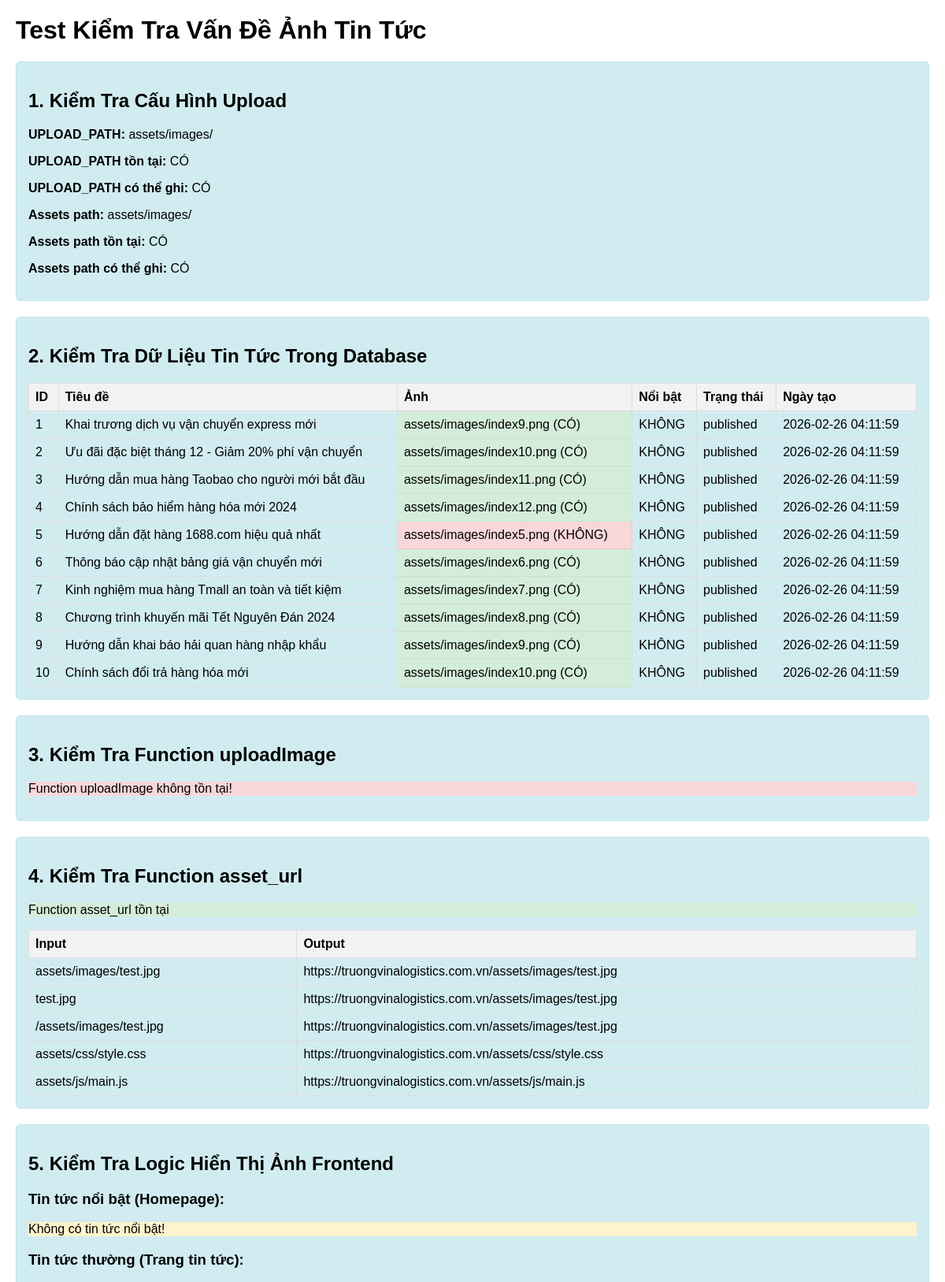
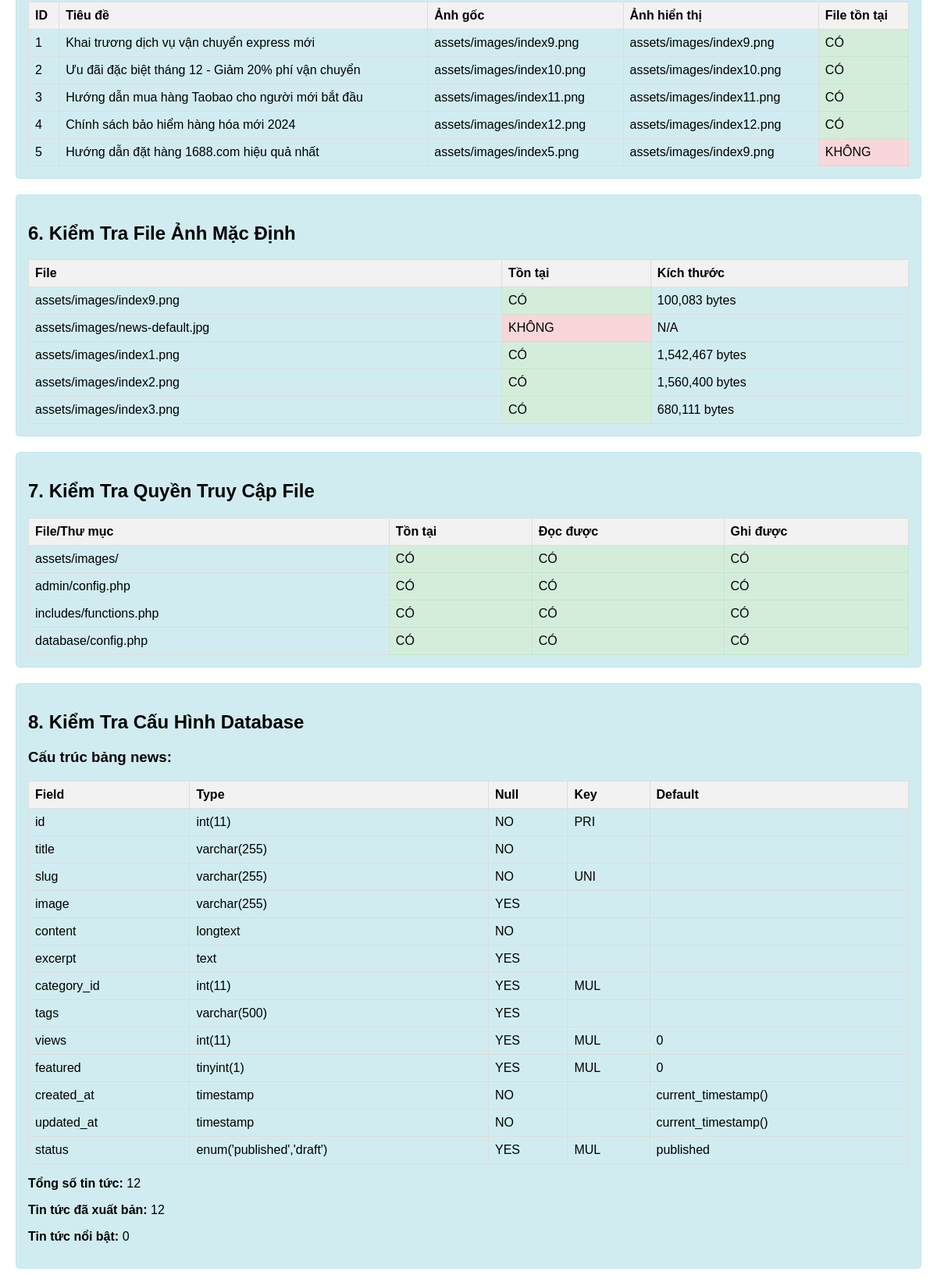
Screenshot of /test-news-image-issues.php (upper part) with the database file from the repository (2 pictures, top to bottom).
### tables this page shows
CREATE TABLE news (
  id int(11) NOT NULL AUTO_INCREMENT,
  title varchar(255) NOT NULL,
  slug varchar(255) NOT NULL UNIQUE,
  image varchar(255) DEFAULT NULL,
  content longtext NOT NULL,
  excerpt text DEFAULT NULL,
  category_id int(11) DEFAULT NULL,
  tags varchar(500) DEFAULT NULL,
  views int(11) DEFAULT 0,
  featured tinyint(1) DEFAULT 0,
  created_at timestamp NOT NULL DEFAULT CURRENT_TIMESTAMP,
  updated_at timestamp NOT NULL DEFAULT CURRENT_TIMESTAMP ON UPDATE CURRENT_TIMESTAMP,
  status enum('published','draft') DEFAULT 'published',
  PRIMARY KEY (id),
  INDEX idx_slug (slug),
  INDEX idx_status (status),
  INDEX idx_category (category_id),
  INDEX idx_featured (featured),
  INDEX idx_views (views),
  FOREIGN KEY (category_id) REFERENCES news_categories(id) ON DELETE SET NULL
);

### includes/functions.php (called while the page is built, shortened)
<?php
function asset_url($path) {
    $path = trim($path);
    if (strpos($path, '/') === false) {
        $rootFiles = ['logo.jpg', 'logo-removebg.png', 'qr_code.jpg'];
        if (in_array(strtolower($path), $rootFiles, true)) {
            $path = '/' . $path;
        } else {
        if (preg_match('/\.(png|jpe?g|gif|svg|webp)$/i', $path)) {
            $path = 'assets/images/' . $path;
        } elseif (preg_match('/\.js$/i', $path)) {
            $path = 'assets/js/' . $path;
        } elseif (preg_match('/\.css$/i', $path)) {
            $path = 'assets/css/' . $path;
        }
        }
    }
    if ($path[0] !== '/') {
        $path = '/' . $path;
    }
    if (defined('APP_URL') && APP_URL) {
        return rtrim(APP_URL, '/') . $path;
    }
    return $path;
}
?>

### test-news-image-issues.php (the view, shortened to what this page needs)
<?php
require_once 'database/config.php';
require_once 'includes/functions.php';
echo "<h1>Test Kiểm Tra Vấn Đề Ảnh Tin Tức</h1>\n";
echo "<div class='test-section info'>\n";
echo "<h2>1. Kiểm Tra Cấu Hình Upload</h2>\n";
if (defined('UPLOAD_PATH')) {
    echo "<p><strong>UPLOAD_PATH:</strong> " . UPLOAD_PATH . "</p>\n";
    echo "<p><strong>UPLOAD_PATH tồn tại:</strong> " . (is_dir(UPLOAD_PATH) ? 'CÓ' : 'KHÔNG') . "</p>\n";
    if (is_dir(UPLOAD_PATH)) {
        echo "<p><strong>UPLOAD_PATH có thể ghi:</strong> " . (is_writable(UPLOAD_PATH) ? 'CÓ' : 'KHÔNG') . "</p>\n";
    }
} else {
    echo "<p class='error'>UPLOAD_PATH không được định nghĩa!</p>\n";
}
$assetsPath = 'assets/images/';
echo "<p><strong>Assets path:</strong> " . $assetsPath . "</p>\n";
echo "<p><strong>Assets path tồn tại:</strong> " . (is_dir($assetsPath) ? 'CÓ' : 'KHÔNG') . "</p>\n";
if (is_dir($assetsPath)) {
    echo "<p><strong>Assets path có thể ghi:</strong> " . (is_writable($assetsPath) ? 'CÓ' : 'KHÔNG') . "</p>\n";
}
echo "</div>\n";
echo "<div class='test-section info'>\n";
echo "<h2>2. Kiểm Tra Dữ Liệu Tin Tức Trong Database</h2>\n";
try {
    $stmt = $pdo->query("SELECT id, title, image, featured, status, created_at FROM news ORDER BY created_at DESC LIMIT 10");
    $news = $stmt->fetchAll(PDO::FETCH_ASSOC);
    if (!empty($news)) {
        echo "<table>\n";
        echo "<tr><th>ID</th><th>Tiêu đề</th><th>Ảnh</th><th>Nổi bật</th><th>Trạng thái</th><th>Ngày tạo</th></tr>\n";
        foreach ($news as $article) {
            $imageExists = !empty($article['image']) && file_exists($article['image']);
            $imageStatus = $imageExists ? 'CÓ' : 'KHÔNG';
            $imageClass = $imageExists ? 'success' : 'error';
            echo "<tr>\n";
            echo "<td>{$article['id']}</td>\n";
            echo "<td>" . htmlspecialchars($article['title']) . "</td>\n";
            echo "<td class='{$imageClass}'>{$article['image']} ({$imageStatus})</td>\n";
            echo "<td>" . ($article['featured'] ? 'CÓ' : 'KHÔNG') . "</td>\n";
            echo "<td>{$article['status']}</td>\n";
            echo "<td>{$article['created_at']}</td>\n";
            echo "</tr>\n";
        }
        echo "</table>\n";
    } else {
        echo "<p class='warning'>Không có tin tức nào trong database!</p>\n";
    }
} catch (PDOException $e) {
    echo "<p class='error'>Lỗi database: " . $e->getMessage() . "</p>\n";
}
echo "</div>\n";
echo "<div class='test-section info'>\n";
echo "<h2>3. Kiểm Tra Function uploadImage</h2>\n";
if (function_exists('uploadImage')) {
    echo "<p class='success'>Function uploadImage tồn tại</p>\n";
    $testFile = [
        'name' => 'test.jpg',
        'type' => 'image/jpeg',
        'tmp_name' => '/tmp/test',
        'error' => UPLOAD_ERR_OK,
        'size' => 1024
    ];
    $result = uploadImage($testFile, 'test_');
    echo "<p><strong>Test uploadImage với file giả:</strong> " . ($result ? $result : 'FALSE') . "</p>\n";
} else {
    echo "<p class='error'>Function uploadImage không tồn tại!</p>\n";
}
echo "</div>\n";
echo "<div class='test-section info'>\n";
echo "<h2>4. Kiểm Tra Function asset_url</h2>\n";
if (function_exists('asset_url')) {
    echo "<p class='success'>Function asset_url tồn tại</p>\n";
    $testCases = [
        'assets/images/test.jpg',
        'test.jpg',
        '/assets/images/test.jpg',
        'assets/css/style.css',
        'assets/js/main.js'
    ];
    echo "<table>\n";
    echo "<tr><th>Input</th><th>Output</th></tr>\n";
    foreach ($testCases as $testCase) {
        $result = asset_url($testCase);
        echo "<tr><td>{$testCase}</td><td>{$result}</td></tr>\n";
    }
    echo "</table>\n";
} else {
    echo "<p class='error'>Function asset_url không tồn tại!</p>\n";
}
echo "</div>\n";
echo "<div class='test-section info'>\n";
echo "<h2>5. Kiểm Tra Logic Hiển Thị Ảnh Frontend</h2>\n";
try {
    $featured_stmt = $pdo->query("
        SELECT n.*, nc.name as category_name
        FROM news n
        LEFT JOIN news_categories nc ON n.category_id = nc.id
        WHERE n.status = 'published' AND n.featured = 1
        ORDER BY n.created_at DESC
        LIMIT 3
    ");
    $featured_news = $featured_stmt->fetchAll(PDO::FETCH_ASSOC);
    echo "<h3>Tin tức nổi bật (Homepage):</h3>\n";
    if (!empty($featured_news)) {
        echo "<table>\n";
        echo "<tr><th>ID</th><th>Tiêu đề</th><th>Ảnh gốc</th><th>Ảnh hiển thị</th><th>File tồn tại</th></tr>\n";
        foreach ($featured_news as $article) {
            $originalImage = $article['image'];
            $candidateImage = !empty($originalImage) ? $originalImage : '';
            $serverPath = $candidateImage ? __DIR__ . '/' . ltrim($candidateImage, '/\\') : '';
            $resolvedImage = ($candidateImage && file_exists($serverPath)) ? $candidateImage : 'assets/images/index9.png';
            $fileExists = file_exists($serverPath);
            echo "<tr>\n";
            echo "<td>{$article['id']}</td>\n";
            echo "<td>" . htmlspecialchars($article['title']) . "</td>\n";
            echo "<td>{$originalImage}</td>\n";
            echo "<td>{$resolvedImage}</td>\n";
            echo "<td class='" . ($fileExists ? 'success' : 'error') . "'>" . ($fileExists ? 'CÓ' : 'KHÔNG') . "</td>\n";
            echo "</tr>\n";
        }
        echo "</table>\n";
    } else {
        echo "<p class='warning'>Không có tin tức nổi bật!</p>\n";
    }
    $regular_stmt = $pdo->query("
        SELECT n.*, nc.name as category_name
        FROM news n
        LEFT JOIN news_categories nc ON n.category_id = nc.id
        WHERE n.status = 'published'
        ORDER BY n.created_at DESC
        LIMIT 5
    ");
    $regular_news = $regular_stmt->fetchAll(PDO::FETCH_ASSOC);
    echo "<h3>Tin tức thường (Trang tin tức):</h3>\n";
    if (!empty($regular_news)) {
        echo "<table>\n";
        echo "<tr><th>ID</th><th>Tiêu đề</th><th>Ảnh gốc</th><th>Ảnh hiển thị</th><th>File tồn tại</th></tr>\n";
        foreach ($regular_news as $article) {
            $originalImage = $article['image'];
            $candidateImage = !empty($originalImage) ? $originalImage : '';
            $serverPath = $candidateImage ? __DIR__ . '/' . ltrim($candidateImage, '/\\') : '';
            $resolvedImage = ($candidateImage && file_exists($serverPath)) ? $candidateImage : 'assets/images/index9.png';
            $fileExists = file_exists($serverPath);
            echo "<tr>\n";
            echo "<td>{$article['id']}</td>\n";
            echo "<td>" . htmlspecialchars($article['title']) . "</td>\n";
            echo "<td>{$originalImage}</td>\n";
            echo "<td>{$resolvedImage}</td>\n";
            echo "<td class='" . ($fileExists ? 'success' : 'error') . "'>" . ($fileExists ? 'CÓ' : 'KHÔNG') . "</td>\n";
            echo "</tr>\n";
        }
        echo "</table>\n";
    } else {
        echo "<p class='warning'>Không có tin tức thường!</p>\n";
    }
} catch (PDOException $e) {
    echo "<p class='error'>Lỗi database: " . $e->getMessage() . "</p>\n";
}
echo "</div>\n";
echo "<div class='test-section info'>\n";
echo "<h2>6. Kiểm Tra File Ảnh Mặc Định</h2>\n";
$defaultImages = [
    'assets/images/index9.png',
    'assets/images/news-default.jpg',
    'assets/images/index1.png',
    'assets/images/index2.png',
    'assets/images/index3.png'
];
echo "<table>\n";
echo "<tr><th>File</th><th>Tồn tại</th><th>Kích thước</th></tr>\n";
foreach ($defaultImages as $image) {
    $exists = file_exists($image);
    $size = $exists ? filesize($image) : 0;
    $sizeFormatted = $exists ? number_format($size) . ' bytes' : 'N/A';
    echo "<tr>\n";
    echo "<td>{$image}</td>\n";
    echo "<td class='" . ($exists ? 'success' : 'error') . "'>" . ($exists ? 'CÓ' : 'KHÔNG') . "</td>\n";
    echo "<td>{$sizeFormatted}</td>\n";
    echo "</tr>\n";
}
echo "</table>\n";
echo "</div>\n";
echo "<div class='test-section info'>\n";
echo "<h2>7. Kiểm Tra Quyền Truy Cập File</h2>\n";
$testFiles = [
    'assets/images/',
    'admin/config.php',
    'includes/functions.php',
    'database/config.php'
];
echo "<table>\n";
echo "<tr><th>File/Thư mục</th><th>Tồn tại</th><th>Đọc được</th><th>Ghi được</th></tr>\n";
foreach ($testFiles as $file) {
    $exists = file_exists($file);
    $readable = $exists ? is_readable($file) : false;
    $writable = $exists ? is_writable($file) : false;
    echo "<tr>\n";
    echo "<td>{$file}</td>\n";
    echo "<td class='" . ($exists ? 'success' : 'error') . "'>" . ($exists ? 'CÓ' : 'KHÔNG') . "</td>\n";
    echo "<td class='" . ($readable ? 'success' : 'error') . "'>" . ($readable ? 'CÓ' : 'KHÔNG') . "</td>\n";
    echo "<td class='" . ($writable ? 'success' : 'error') . "'>" . ($writable ? 'CÓ' : 'KHÔNG') . "</td>\n";
    echo "</tr>\n";
}
echo "</table>\n";
echo "</div>\n";
echo "<div class='test-section info'>\n";
echo "<h2>8. Kiểm Tra Cấu Hình Database</h2>\n";
try {
    $stmt = $pdo->query("DESCRIBE news");
    $columns = $stmt->fetchAll(PDO::FETCH_ASSOC);
    echo "<h3>Cấu trúc bảng news:</h3>\n";
    echo "<table>\n";
    echo "<tr><th>Field</th><th>Type</th><th>Null</th><th>Key</th><th>Default</th></tr>\n";
    foreach ($columns as $column) {
        echo "<tr>\n";
        echo "<td>{$column['Field']}</td>\n";
        echo "<td>{$column['Type']}</td>\n";
        echo "<td>{$column['Null']}</td>\n";
        echo "<td>{$column['Key']}</td>\n";
        echo "<td>{$column['Default']}</td>\n";
        echo "</tr>\n";
    }
    echo "</table>\n";
    $count_stmt = $pdo->query("SELECT COUNT(*) as total FROM news");
    $total = $count_stmt->fetchColumn();
    echo "<p><strong>Tổng số tin tức:</strong> {$total}</p>\n";
    $published_stmt = $pdo->query("SELECT COUNT(*) as published FROM news WHERE status = 'published'");
    $published = $published_stmt->fetchColumn();
    echo "<p><strong>Tin tức đã xuất bản:</strong> {$published}</p>\n";
    $featured_stmt = $pdo->query("SELECT COUNT(*) as featured FROM news WHERE featured = 1");
    $featured = $featured_stmt->fetchColumn();
    echo "<p><strong>Tin tức nổi bật:</strong> {$featured}</p>\n";
} catch (PDOException $e) {
    echo "<p class='error'>Lỗi database: " . $e->getMessage() . "</p>\n";
}
echo "</div>\n";
?>

### test-news-image-issues.php (style rules this page uses)
.test-section { margin: 20px 0; padding: 15px; border: 1px solid #ddd; border-radius: 5px; }
.success { background-color: #d4edda; border-color: #c3e6cb; }
.error { background-color: #f8d7da; border-color: #f5c6cb; }
.warning { background-color: #fff3cd; border-color: #ffeaa7; }
.info { background-color: #d1ecf1; border-color: #bee5eb; }
table { border-collapse: collapse; width: 100%; }
th, td { border: 1px solid #ddd; padding: 8px; text-align: left; }
th { background-color: #f2f2f2; }

### rows the page displays
news: id "1", title "Khai trương dịch vụ vận chuyển express mới", image "assets/images/index9.png", image "CÓ", featured "KHÔNG", status "published", created_at "2026-02-26 04:11:59"
news: id "2", title "Ưu đãi đặc biệt tháng 12 - Giảm 20% phí vận chuyển", image "assets/images/index10.png", image "CÓ", featured "KHÔNG", status "published", created_at "2026-02-26 04:11:59"
news: id "3", title "Hướng dẫn mua hàng Taobao cho người mới bắt đầu", image "assets/images/index11.png", image "CÓ", featured "KHÔNG", status "published", created_at "2026-02-26 04:11:59"
news: id "4", title "Chính sách bảo hiểm hàng hóa mới 2024", image "assets/images/index12.png", image "CÓ", featured "KHÔNG", status "published", created_at "2026-02-26 04:11:59"
news: id "5", title "Hướng dẫn đặt hàng 1688.com hiệu quả nhất", image "assets/images/index5.png", image "KHÔNG", featured "KHÔNG", status "published", created_at "2026-02-26 04:11:59", image "assets/images/index9.png"
news: id "6", title "Thông báo cập nhật bảng giá vận chuyển mới", image "assets/images/index6.png", image "CÓ", featured "KHÔNG", status "published", created_at "2026-02-26 04:11:59"
news: id "7", title "Kinh nghiệm mua hàng Tmall an toàn và tiết kiệm", image "assets/images/index7.png", image "CÓ", featured "KHÔNG", status "published", created_at "2026-02-26 04:11:59"
news: id "8", title "Chương trình khuyến mãi Tết Nguyên Đán 2024", image "assets/images/index8.png", image "CÓ", featured "KHÔNG", status "published", created_at "2026-02-26 04:11:59"
news: id "9", title "Hướng dẫn khai báo hải quan hàng nhập khẩu", image "assets/images/index9.png", image "CÓ", featured "KHÔNG", status "published", created_at "2026-02-26 04:11:59"
news: id "10", title "Chính sách đổi trả hàng hóa mới", image "assets/images/index10.png", image "CÓ", featured "KHÔNG", status "published", created_at "2026-02-26 04:11:59"

### other values shown
UPLOAD_PATH "assets/images/"
$assetsPath "assets/images/"
$testCase "assets/images/test.jpg"
$result "https://truongvinalogistics.com.vn/assets/images/test.jpg"
$testCase "test.jpg"
$testCase "/assets/images/test.jpg"
$testCase "assets/css/style.css"
$result "https://truongvinalogistics.com.vn/assets/css/style.css"
$testCase "assets/js/main.js"
$result "https://truongvinalogistics.com.vn/assets/js/main.js"
$image "assets/images/index9.png"
$sizeFormatted "100,083 bytes"
$image "assets/images/news-default.jpg"
$sizeFormatted "N/A"
$image "assets/images/index1.png"
